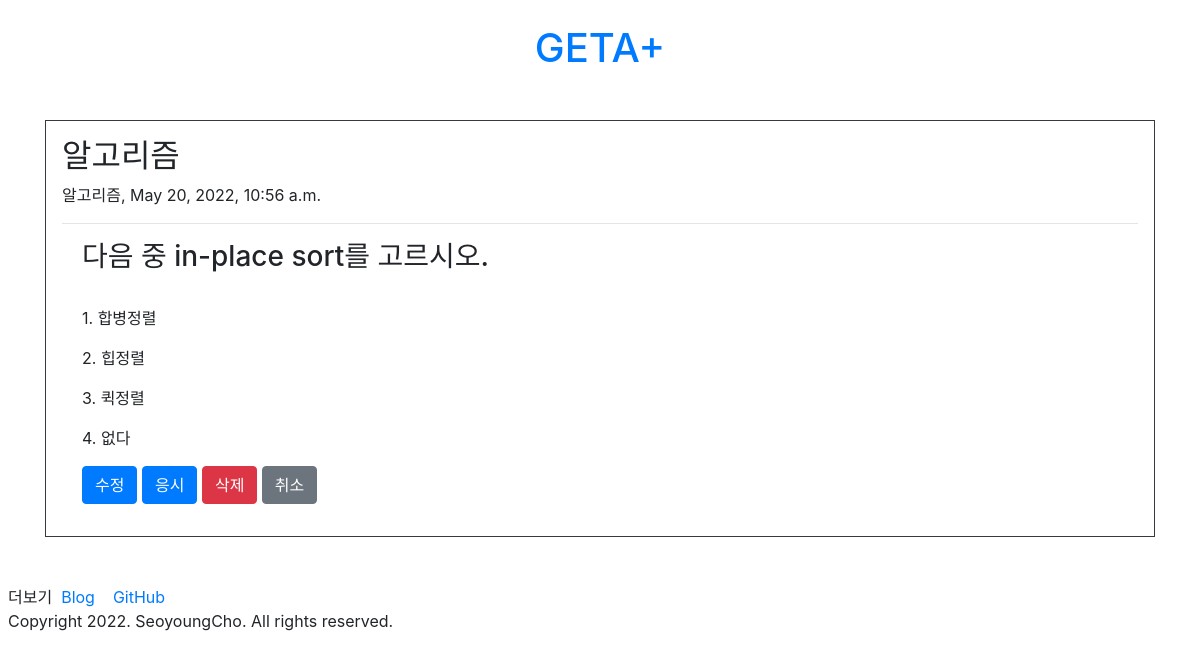
/questions/question/3/, run on an earlier commit of the app's database.
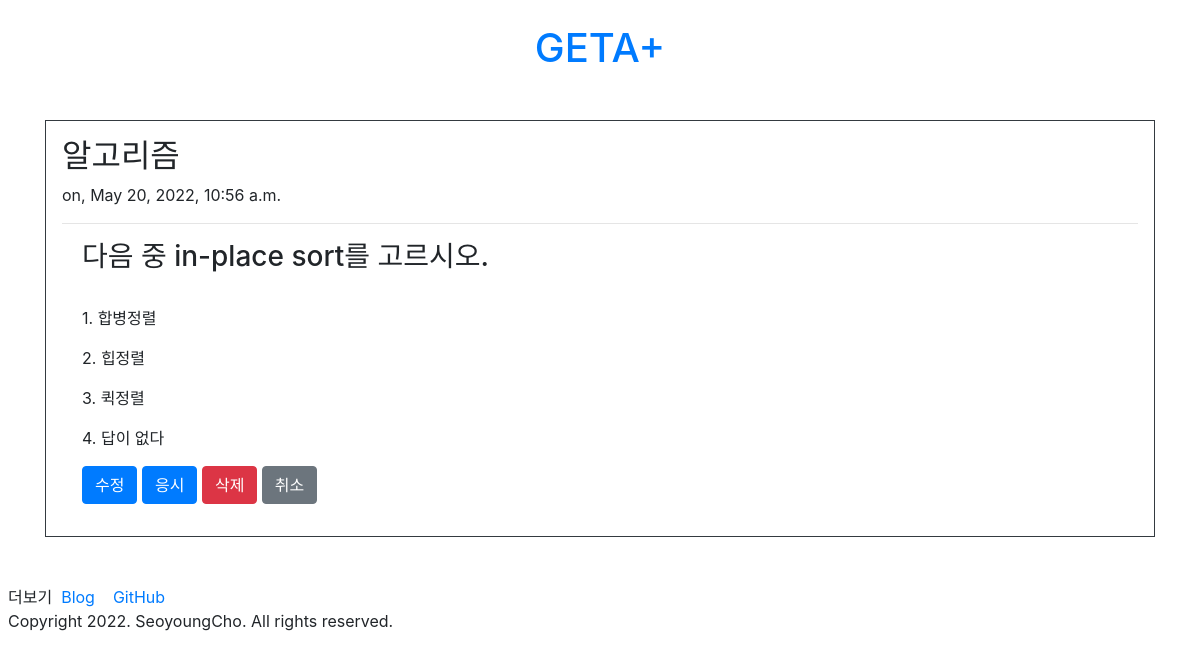
And on a later commit of the database.
### questions/models.py (models this page shows)
class Question(models.Model):
    title = models.CharField(max_length = 200)
    subject = models.CharField(max_length = 50)
    create_date = models.DateTimeField()
    content = models.TextField()
    ans1 = models.TextField()
    ans2 = models.TextField()
    ans3 = models.TextField()
    ans4 = models.TextField()
    ans = models.TextField()

### questions/views.py (the view)
# urls.py: path('question/<int:question_id>/', views.detail, name='detail'),
def detail(request, question_id):
    question = get_object_or_404(Question, pk=question_id)
    context = {'question' : question }
    return render(request,'questions/question.html', context)

### templates/questions/question.html (shortened to what this page needs)
<!DOCTYPE html>
<html>
<head>
	{% load static %}
	<link rel="stylesheet" type="text/css" href="{% static 'bootstrap.min.css' %}">
</head>
<body>
	<div>
		<div class="py-4 text-center">
  			<header>
  				<h1><a class="text-decoration-none" href="../../">GETA+</a></h1>
  			</header>
   		</div>
        <div class='container my-3'>
    		<div class="border border-dark p-3">
      			<h2>{{question.title}}</h2>
				{{question.subject}}, {{question.create_date}}
				<hr>
				<form class="form-check my-3">
					<h3>{{question.content}}</h3><br>
					<div class="form-group">
        				<label class="form-check-label">1. {{question.ans1}}</label>
					</div>
					<div class="form-group">
        				<label class="form-check-label">2. {{question.ans2}}</label>
					</div>
					<div class="form-group">
        				<label class="form-check-label">3. {{question.ans3}}</label>
					</div>
					<div class="form-group">
        				<label class="form-check-label">4. {{question.ans4}}</label>
					</div>
    				<input onclick="location.href='../update/{{question.id}}'" class="btn btn-primary" type="button" value="수정">
					<input onclick="location.href='../answer/create/{{question.id}}'" class="btn btn-primary" type="button" value="응시">
					<input onclick="location.href='../delete/{{question.id}}'" class="btn btn-danger" type="button" value="삭제">
					<input onclick="location.href='../../'" class="btn btn-secondary" type="button" value="취소">
				</form>
    		</div>
  		</div>
		<br>
        <div class='m-2'>
        <div>
            더보기&nbsp;
        	<a href='https://stonesy927.tistory.com/' target='_blank'>
            Blog
        	</a>
        	<a href='https://github.com/ChoSeoyoung' target='_blank'>
            GitHub
        	</a>
      	</div>
      <div>
        Copyright 2022. SeoyoungCho. All rights reserved.
      </div>
    </div>
	</div>
</body>
</html>

What changed in the data, as far as the page shows it:
changed Question "알고리즘": subject "알고리즘" → "on"; ans4 "없다" → "답이 없다"
